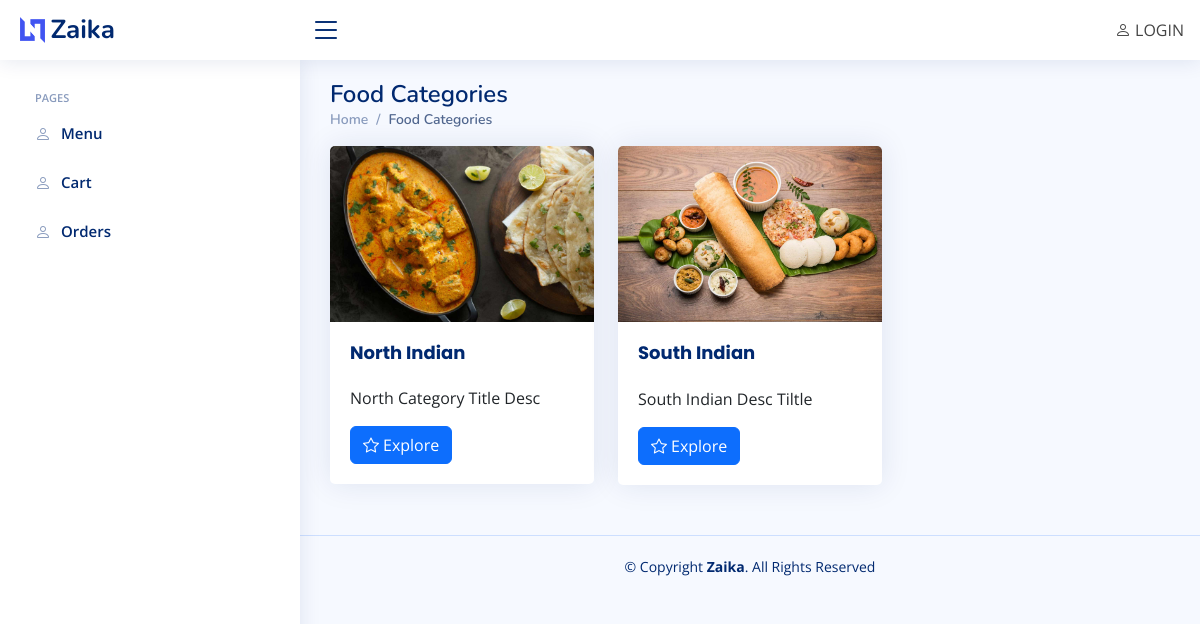
The page /category/ on the database its author committed.
### UserApp/models.py (models this page shows, shortened)
class Category(models.Model):
    title = models.CharField(max_length=100, null=True, blank=True)
    desc = models.CharField(max_length=100, null=True, blank=True)
    image = models.ImageField(upload_to="CategoryImages/", null=True, blank=True)

### UserApp/views.py (the view)
# urls.py: path('category/',category,name='category'),
def category(request):
    data = Category.objects.all()
    return render(request,'category.html',context={'data':data})

### UserApp/templates/category.html
{% extends "base.html" %}
{% load static %}
{% block content %}
<main id="main" class="main">
    <div class="pagetitle">
        <h1>Food Categories</h1>
        <nav>
          <ol class="breadcrumb">
            <li class="breadcrumb-item"><a href="">Home</a></li>
            <li class="breadcrumb-item active">Food Categories</li>
          </ol>
        </nav>
    </div>
    <section class="section">
        <div class="row">
          {% for obj in data %}
          <div class="col-4">
            <div class="card">
              <img src="{{obj.image.url}}" class="card-img-top" alt="...">
              <div class="card-body">
                <h5 class="card-title"><strong>{{obj.title}}</strong></h5>
                <p class="card-text">{{obj.desc}}</p>
                <a href="{% url "option" obj.id %}"><button type="button" class="btn btn-primary"><i class="bi bi-star me-1"></i>Explore</button></a>
              </div>
            </div>
          </div>
          {% endfor %}
        </div>
    </section>
</main>
{% endblock content %}

### UserApp/templates/base.html (shortened to what this page needs)
{% load static %}
<!DOCTYPE html>
<html lang="en">
<head>
  <link href="{% static "User/assets/vendor/bootstrap/css/bootstrap.min.css" %}" rel="stylesheet">
  <link href="{% static "User/assets/vendor/bootstrap-icons/bootstrap-icons.css" %}" rel="stylesheet">
  <link href="{% static "User/assets/vendor/boxicons/css/boxicons.min.css" %}" rel="stylesheet">
  <link href="{% static "User/assets/vendor/quill/quill.snow.css" %}" rel="stylesheet">
  <link href="{% static "User/assets/vendor/quill/quill.bubble.css" %}" rel="stylesheet">
  <link href="{% static "User/assets/vendor/remixicon/remixicon.css" %}" rel="stylesheet">
  <link href="{% static "User/assets/vendor/simple-datatables/style.css" %}" rel="stylesheet">
  <link href="{% static "User/assets/css/style.css" %}" rel="stylesheet">
</head>
<body>
  <header id="header" class="header fixed-top d-flex align-items-center">
    <div class="d-flex align-items-center justify-content-between">
      <a href="" class="logo d-flex align-items-center">
        <img src="assets/img/logo.png" alt="">
        <span class="d-none d-lg-block">Zaika</span>
      </a>
      <i class="bi bi-list toggle-sidebar-btn"></i>
    </div>
    {% if request.user.is_authenticated %}
    <nav class="header-nav ms-auto">
      <ul class="d-flex align-items-center">
        <li class="nav-item dropdown pe-3">
          <a class="nav-link nav-profile d-flex align-items-center pe-0" href="#" data-bs-toggle="dropdown">
            <span class="d-none d-md-block dropdown-toggle ps-2">{{user.full_name}}</span>
          </a>
          <ul class="dropdown-menu dropdown-menu-end dropdown-menu-arrow profile">
            <li class="dropdown-header">
              <h6>{{user.full_name}}</h6>
            </li>
            <li>
              <hr class="dropdown-divider">
            </li>
            <li>
              <hr class="dropdown-divider">
            </li>
            <li>
              <a class="dropdown-item d-flex align-items-center" href="{% url "logout-page" %}">
                <i class="bi bi-box-arrow-right"></i>
                <span>Sign Out</span>
              </a>
            </li>
          </ul>
        </li>
      </ul>
    </nav>
    {% else %}
    <nav class="header-nav ms-auto">
      <ul class="d-flex align-items-center">
        <li class="nav-item dropdown pe-3">
            <span class="d-none d-md-block ps-2"><i class="bi bi-person"></i> LOGIN</span>
        </li>
      </ul>
    </nav>
    {% endif %}
  </header>
  <aside id="sidebar" class="sidebar">
    <ul class="sidebar-nav" id="sidebar-nav">
      <li class="nav-heading">Pages</li>
      <li class="nav-item">
        <a class="nav-link collapsed" href="{% url "category" %}">
          <i class="bi bi-person"></i>
          <span>Menu</span>
        </a>
      </li>
      <li class="nav-item">
        <a class="nav-link collapsed" href="{% url "cart" %}">
          <i class="bi bi-person"></i>
          <span>Cart</span>
        </a>
      </li>
      <li class="nav-item">
        <a class="nav-link collapsed" href="{% url "order" %}">
          <i class="bi bi-person"></i>
          <span>Orders</span>
        </a>
      </li>
    </ul>
  </aside>
  {% block content %}
  {% endblock content %}
  <footer id="footer" class="footer">
    <div class="copyright">
      &copy; Copyright <strong><span>Zaika</span></strong>. All Rights Reserved
    </div>
  </footer>
</body>
</html>

### UserApp/static/User/assets/css/style.css (style rules this page uses)
:root { scroll-behavior: smooth; }
body { font-family: "Open Sans", sans-serif; background: #f6f9ff; color: #444444; }
a { color: #4154f1; text-decoration: none; }
h1, h2, h3, h4, h5, h6 { font-family: "Nunito", sans-serif; }
#main { margin-top: 60px; padding: 20px 30px; transition: all 0.3s; }
.pagetitle { margin-bottom: 10px; }
.pagetitle h1 { font-size: 24px; margin-bottom: 0; font-weight: 600; color: #012970; }
.card { margin-bottom: 30px; border: none; border-radius: 5px; box-shadow: 0px 0 30px rgba(1, 41, 112, 0.1); }
.card-title { padding: 20px 0 15px 0; font-size: 18px; font-weight: 500; color: #012970; font-family: "Poppins", sans-serif; }
.card-body { padding: 0 20px 20px 20px; }
.breadcrumb { font-size: 14px; font-family: "Nunito", sans-serif; color: #899bbd; font-weight: 600; }
.breadcrumb a { color: #899bbd; transition: 0.3s; }
.breadcrumb .breadcrumb-item::before { color: #899bbd; }
.breadcrumb .active { color: #51678f; font-weight: 600; }
.logo { line-height: 1; }
@media (min-width: 1200px) { .logo { width: 280px; } }
.logo img { max-height: 26px; margin-right: 6px; }
.logo span { font-size: 26px; font-weight: 700; color: #012970; font-family: "Nunito", sans-serif; }
.header { transition: all 0.5s; z-index: 997; height: 60px; box-shadow: 0px 2px 20px rgba(1, 41, 112, 0.1); background-color: #fff; padding-left: 20px; }
.header .toggle-sidebar-btn { font-size: 32px; padding-left: 10px; cursor: pointer; color: #012970; }
.header-nav ul { list-style: none; }
.header-nav>ul { margin: 0; padding: 0; }
.sidebar { position: fixed; top: 60px; left: 0; bottom: 0; width: 300px; z-index: 996; transition: all 0.3s; padding: 20px; overflow-y: auto; scrollbar-width: thin; scrollbar-color: #aab7cf transparent; box-shadow: 0px 0px 20px rgba(1, 41, 112, 0.1); background-color: #fff; }
@media (min-width: 1200px) { #main, #footer { margin-left: 300px; } }
.sidebar-nav { padding: 0; margin: 0; list-style: none; }
.sidebar-nav li { padding: 0; margin: 0; list-style: none; }
.sidebar-nav .nav-item { margin-bottom: 5px; }
.sidebar-nav .nav-heading { font-size: 11px; text-transform: uppercase; color: #899bbd; font-weight: 600; margin: 10px 0 5px 15px; }
.sidebar-nav .nav-link { display: flex; align-items: center; font-size: 15px; font-weight: 600; color: #4154f1; transition: 0.3; background: #f6f9ff; padding: 10px 15px; border-radius: 4px; }
.sidebar-nav .nav-link i { font-size: 16px; margin-right: 10px; color: #4154f1; }
.sidebar-nav .nav-link.collapsed { color: #012970; background: #fff; }
.sidebar-nav .nav-link.collapsed i { color: #899bbd; }
.footer { padding: 20px 0; font-size: 14px; transition: all 0.3s; border-top: 1px solid #cddfff; }
.footer .copyright { text-align: center; color: #012970; }

### rows shown on the page
Category: image (picture), title "North Indian", desc "North Category Title Desc"
Category: image (picture), title "South Indian", desc "South Indian Desc Tiltle"
